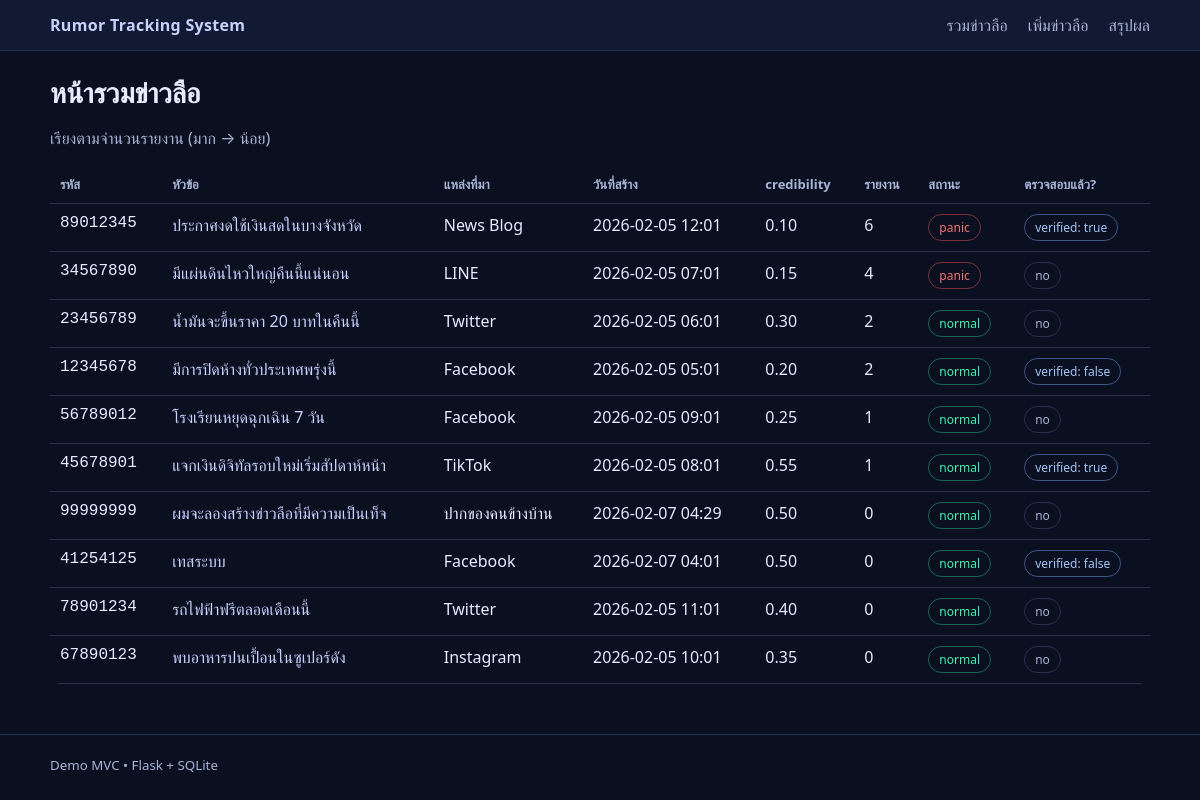
The page /rumours on the database its author committed.
### rumor_tracker/models/rumour.py (models this page shows)
class Rumour(db.Model):
    __tablename__ = "rumours"
    id = db.Column(db.String(8), primary_key=True)  # 8 digits, not starting 0
    title = db.Column(db.String(200), nullable=False)
    source = db.Column(db.String(200), nullable=False)
    created_at = db.Column(db.DateTime, nullable=False, default=datetime.utcnow)
    credibility_score = db.Column(db.Float, nullable=False, default=0.5)
    status = db.Column(db.String(10), nullable=False, default="normal")  # normal | panic
    is_verified = db.Column(db.Boolean, nullable=False, default=False)
    verified_as = db.Column(db.String(10), nullable=True)  # true | false
    verified_at = db.Column(db.DateTime, nullable=True)
    verified_by_user_id = db.Column(db.Integer, db.ForeignKey("users.id"), nullable=True)
    reports = db.relationship("Report", back_populates="rumour", cascade="all, delete-orphan")

### rumor_tracker/controllers/rumours_controller.py (the view)
@rumours_bp.get("/")
@rumours_bp.get("/rumours")
def rumours_list():
    report_counts = (
        db.session.query(Report.rumour_id, func.count(Report.id).label("cnt"))
        .group_by(Report.rumour_id)
        .subquery()
    )
    rows = (
        db.session.query(Rumour, func.coalesce(report_counts.c.cnt, 0).label("report_count"))
        .outerjoin(report_counts, Rumour.id == report_counts.c.rumour_id)
        .order_by(func.coalesce(report_counts.c.cnt, 0).desc(), Rumour.created_at.desc())
        .all()
    )
    return render_template("rumours_list.html", rows=rows)

### rumor_tracker/templates/rumours_list.html (shortened to what this page needs)
{% extends "base.html" %}
{% block content %}
  <h1>หน้ารวมข่าวลือ</h1>
  <p class="muted">เรียงตามจำนวนรายงาน (มาก → น้อย)</p>
  <table class="table">
    <thead>
      <tr>
        <th>รหัส</th><th>หัวข้อ</th><th>แหล่งที่มา</th><th>วันที่สร้าง</th><th>credibility</th><th>รายงาน</th><th>สถานะ</th><th>ตรวจสอบแล้ว?</th>
      </tr>
    </thead>
    <tbody>
      {% for rumour, report_count in rows %}
        <tr>
          <td class="mono">{{ rumour.id }}</td>
          <td><a href="{{ url_for('rumours.rumour_detail', rumour_id=rumour.id) }}">{{ rumour.title }}</a></td>
          <td>{{ rumour.source }}</td>
          <td>{{ rumour.created_at.strftime("%Y-%m-%d %H:%M") }}</td>
          <td>{{ "%.2f"|format(rumour.credibility_score) }}</td>
          <td>{{ report_count }}</td>
          <td>{% if rumour.status == "panic" %}<span class="pill pill-danger">panic</span>{% else %}<span class="pill pill-ok">normal</span>{% endif %}</td>
          <td>{% if rumour.is_verified %}<span class="pill pill-info">verified: {{ rumour.verified_as }}</span>{% else %}<span class="pill">no</span>{% endif %}</td>
        </tr>
      {% endfor %}
    </tbody>
  </table>
{% endblock %}

### rumor_tracker/templates/base.html (shortened to what this page needs)
<!doctype html>
<html lang="th">
<head>
  <link rel="stylesheet" href="{{ url_for('static', filename='styles.css') }}">
</head>
<body>
  <header class="topbar">
    <div class="container">
      <div class="brand"><a href="{{ url_for('rumours.rumours_list') }}">Rumor Tracking System</a></div>
      <nav class="nav">
        <a href="{{ url_for('rumours.rumours_list') }}">รวมข่าวลือ</a>
        <a href="{{ url_for('rumours.rumour_new_form') }}">เพิ่มข่าวลือ</a>
        <a href="{{ url_for('summary.summary') }}">สรุปผล</a>
      </nav>
    </div>
  </header>
  <main class="container">
    {% block content %}{% endblock %}
  </main>
  <footer class="footer"><div class="container"><small>Demo MVC • Flask + SQLite</small></div></footer>
</body>
</html>

### rumor_tracker/static/styles.css (style rules this page uses)
:root { --bg:#0b1020; --card:#121a33; --text:#e7ecff; --muted:#a9b4d6; --line:#273152 }
* { box-sizing:border-box }
body { margin:0; font-family:system-ui,-apple-system,Segoe UI,Roboto,Arial,sans-serif; background:var(--bg); color:var(--text) }
a { color:#c7d2ff; text-decoration:none }
.container { width:min(1100px,calc(100% - 32px)); margin:0 auto }
.topbar { background:rgba(18,26,51,.95); border-bottom:1px solid var(--line); position:sticky; top:0; z-index:10 }
.topbar .container { display:flex; align-items:center; justify-content:space-between; padding:14px 0 }
.brand a { font-weight:700; letter-spacing:.3px }
.nav a { margin-left:16px; color:var(--muted) }
main.container { padding:22px 0 50px }
h1 { margin:0 0 12px; font-size:28px }
.muted { color:var(--muted) }
.table { width:100%; border-collapse:collapse; overflow:hidden; border-radius:12px }
.table th,.table td { border-bottom:1px solid var(--line); padding:10px; text-align:left; vertical-align:top }
.table th { color:var(--muted); font-weight:600; font-size:13px }
.mono { font-family:ui-monospace,SFMono-Regular,Menlo,Monaco,Consolas,"Liberation Mono",monospace }
.pill { display:inline-block;padding:4px 10px; border-radius:999px; border:1px solid var(--line); font-size:12px; color:var(--muted) }
.pill-ok { border-color:rgba(64,255,180,.35); color:rgba(64,255,180,.95) }
.pill-danger { border-color:rgba(255,92,92,.45); color:rgba(255,120,120,.95) }
.pill-info { border-color:rgba(120,170,255,.45); color:rgba(170,205,255,.95) }
.footer { border-top:1px solid var(--line); padding:18px 0; color:var(--muted) }

### rows shown on the page
Rumour: id "89012345", title "ประกาศงดใช้เงินสดในบางจังหวัด", source "News Blog", created_at "2026-02-05 12:01", credibility_score "0.10", report_count "6", status "panic", verified_as "true"
Rumour: id "34567890", title "มีแผ่นดินไหวใหญ่คืนนี้แน่นอน", source "LINE", created_at "2026-02-05 07:01", credibility_score "0.15", report_count "4", status "panic", is_verified "no"
Rumour: id "23456789", title "น้ำมันจะขึ้นราคา 20 บาทในคืนนี้", source "Twitter", created_at "2026-02-05 06:01", credibility_score "0.30", report_count "2", status "normal", is_verified "no"
Rumour: id "12345678", title "มีการปิดห้างทั่วประเทศพรุ่งนี้", source "Facebook", created_at "2026-02-05 05:01", credibility_score "0.20", report_count "2", status "normal", verified_as "false"
Rumour: id "56789012", title "โรงเรียนหยุดฉุกเฉิน 7 วัน", source "Facebook", created_at "2026-02-05 09:01", credibility_score "0.25", report_count "1", status "normal", is_verified "no"
Rumour: id "45678901", title "แจกเงินดิจิทัลรอบใหม่เริ่มสัปดาห์หน้า", source "TikTok", created_at "2026-02-05 08:01", credibility_score "0.55", is_verified "1", status "normal", verified_as "true"
Rumour: id "99999999", title "ผมจะลองสร้างข่าวลือที่มีความเป็นเท็จ", source "ปากของคนข้างบ้าน", created_at "2026-02-07 04:29", credibility_score "0.50", is_verified "0", status "normal"
Rumour: id "41254125", title "เทสระบบ", source "Facebook", created_at "2026-02-07 04:01", credibility_score "0.50", report_count "0", status "normal", verified_as "false"
Rumour: id "78901234", title "รถไฟฟ้าฟรีตลอดเดือนนี้", source "Twitter", created_at "2026-02-05 11:01", credibility_score "0.40", is_verified "0", status "normal"
Rumour: id "67890123", title "พบอาหารปนเปื้อนในซูเปอร์ดัง", source "Instagram", created_at "2026-02-05 10:01", credibility_score "0.35", is_verified "0", status "normal"
